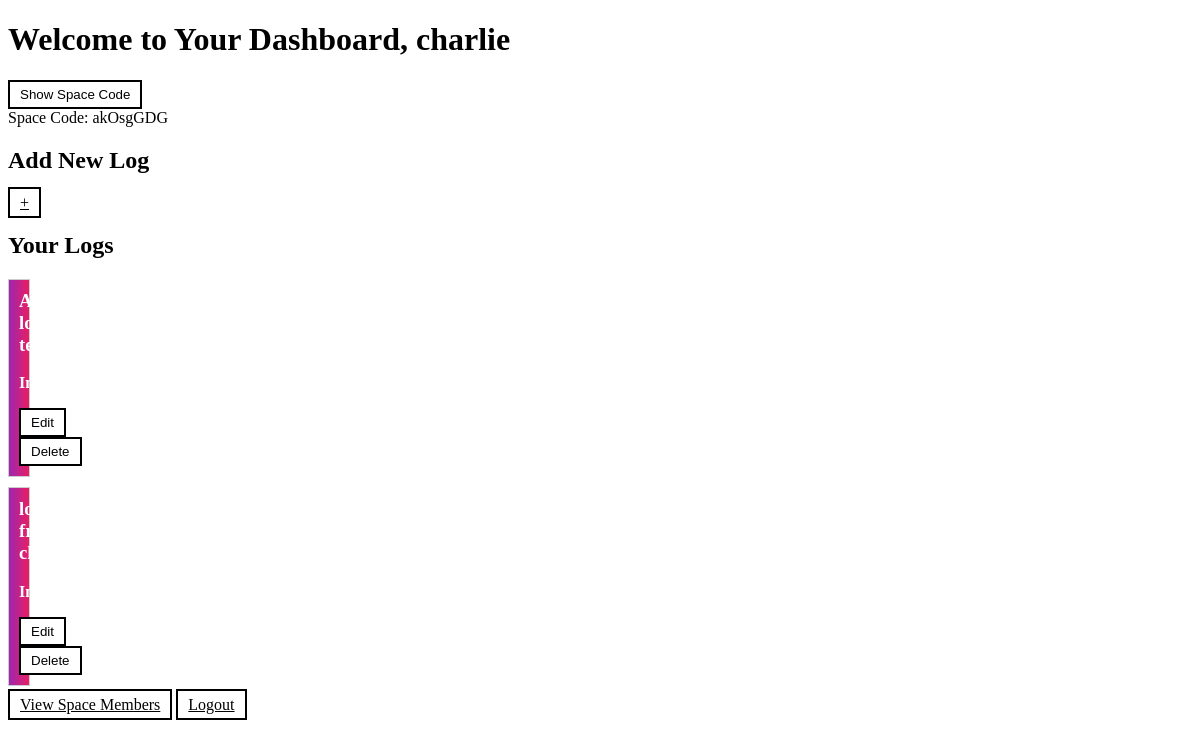
Screenshot of /dashboard/5/ (signed in) with the database file from the repository.
### AssetManagerApp/models.py (models this page shows, shortened)
class Space(models.Model):
    owner = models.ForeignKey(User, on_delete=models.CASCADE, related_name='owned_spaces')
    members = models.ManyToManyField(User, related_name='spaces')
    name = models.CharField(max_length=100)
    descriptions = models.TextField()
    code = models.CharField(max_length=8, unique=True, null=True)

class UserLog(models.Model):
    user = models.ForeignKey(User, on_delete=models.CASCADE)
    space = models.ForeignKey('Space', on_delete=models.CASCADE)
    title = models.CharField(max_length=100, default='')
    information = models.TextField()
    created_at = models.DateTimeField(auto_now_add=True)

### AssetManagerApp/views.py (the view)
# urls.py: path('dashboard', views.dashboard, name="dashboard"),
@login_required(login_url="login")
def dashboard(request, space_id):
    space = get_object_or_404(Space, id=space_id)
    if request.method == "POST":
       form = UserLogForm(request.POST)
       if form.is_valid():
           log = form.save(commit=False)
           log.user = request.user
           log.space = space
           log.save()
           return redirect('dashboard', space_id=space_id)
    else:
        form = UserLogForm()
    user_logs = UserLog.objects.filter(space=space)
    return render(request,"AssetManagerApp/dashboard.html", {'form': form, 'user_logs': user_logs, 'space': space})

### AssetManagerApp/templates/AssetManagerApp/dashboard.html (shortened to what this page needs)
<!DOCTYPE html>
<html>
<head>
</head>
<body>
    <h1 class="Text">Welcome to Your Dashboard, {{ request.user.username}} </h1>
    <button class="Button" onclick="toggleCodeDisplay()">Show Space Code</button>
    <div class="code-display" id="codeDisplay">Space Code: {{ space.code }}</div>
    <h2>Add New Log</h2>
    <a href="{% url 'newLog' space_id=space.id %}" class="Button">+</a>
    <h2> Your Logs</h2>
    {% if user_logs %}
    {% for log in user_logs %}
    <div class="log-item">
        <h3>{{ log.title }}</h3>
        <p><strong>Information:</strong>{{ log.information }}</p>
        <form method="post" action="{% url 'editLog' log.id space.id %}">
            <button type="submit" class="Button">Edit</button>
        </form>
        <form method="post" action="{% url 'deleteLog' log.id space.id %}">
            <button type="submit" class="Button">Delete</button>
        </form>
    </div>
    {% endfor %}
    {% else %}
    <p>No logs found.</p>
    {% endif %}
    <a href="{% url 'spaceManage' space_id=space.id %}" class="Button">View Space Members</a>
    <a href="{% url 'logout' %}" class="Button">Logout</a>
</body>
</html>

### AssetManagerApp/templates/AssetManagerApp/dashboard.html (style rules this page uses)
.Button { background-color:white; border: 2px solid black; color: black; padding: 5px 10px; cursor: pointer; }
.log-item { border: 1px solid #ccc; padding: 10px; margin-bottom: 10px; margin-right: 1930px; background-color: #f9f9f9; background-image: linear-gradient(to right, #9c27b0, #e91e63); color: #fff; }
.log-item h3 { margin-top: 0; }

### rows the page displays
Space: code "akOsgGDG"
UserLog: title "Account log test"
UserLog: title "log from charlie"

### other values shown
{{ request.user.username }} "charlie"
